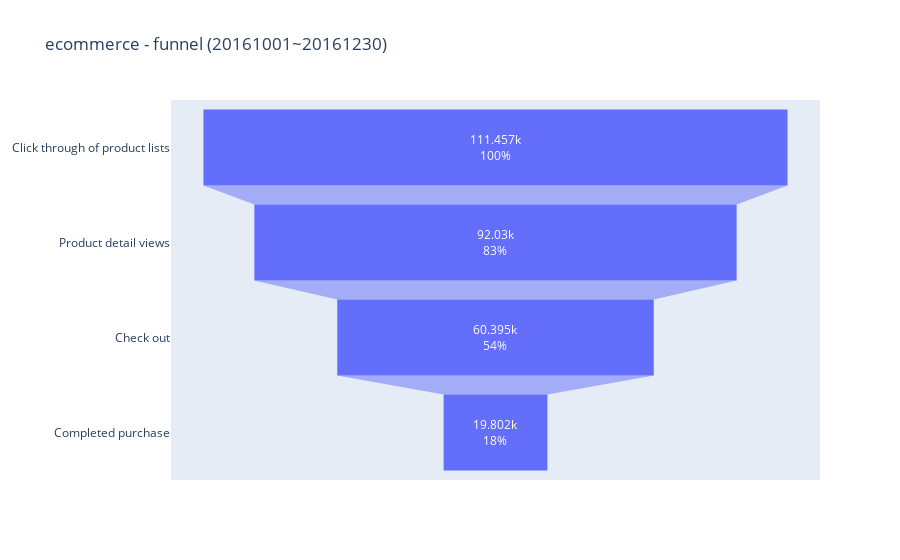

Notebook code cell kept with this figure:
### Code cell
fig = go.Figure(go.Funnel(y = df7.iloc[[1,2,5,6]]['actions'],
                          x = df7.iloc[[1,2,5,6]]['total_hits'],
                          textposition = 'inside',textinfo = 'value+percent initial'))
fig.update_layout(title_text = 'ecommerce - funnel (20161001~20161230)')
fig.show()

### Figure 1 — Plotly figure (JSON) as saved in the notebook; plotly's stock layout.template omitted (floating-point values rounded to 4 significant figures)
{"data": [{"textinfo": "value+percent initial", "textposition": "inside", "type": "funnel", "x": [111457, 92030, 60395, 19802], "y": ["Click through of product lists", "Product detail views", "Check out", "Completed purchase"]}], "layout": {"title": {"text": "ecommerce - funnel (20161001~20161230)"}, "xaxis": {"type": "linear", "range": [-61920.0, 61920.0], "autorange": true}, "yaxis": {"type": "category", "range": [3.5, -0.5], "autorange": true}, "autosize": true}}
